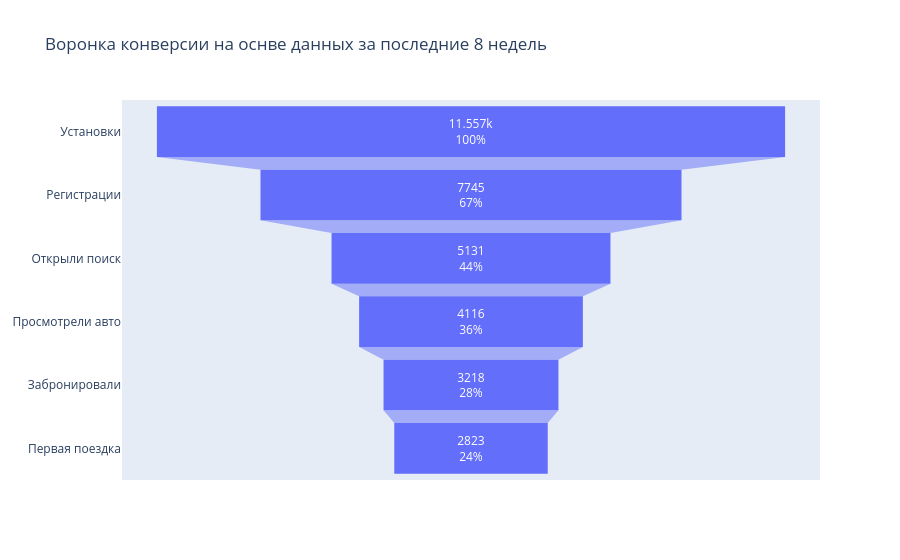

Notebook cell for this chart:
### Code cell
fig = go.Figure(go.Funnel(
    y = stages,
    x = values,
    textinfo = "value+percent initial"
))
fig.update_layout(title="Воронка конверсии на оснве данных за последние 8 недель")
fig.show()

### Figure 1 — Plotly figure (JSON) as saved in the notebook; plotly's stock layout.template omitted (floating-point values rounded to 4 significant figures)
{"data": [{"textinfo": "value+percent initial", "type": "funnel", "x": [11557, 7745, 5131, 4116, 3218, 2823], "y": ["Установки", "Регистрации", "Открыли поиск", "Просмотрели авто", "Забронировали", "Первая поездка"]}], "layout": {"title": {"text": "Воронка конверсии на оснве данных за последние 8 недель"}}}
